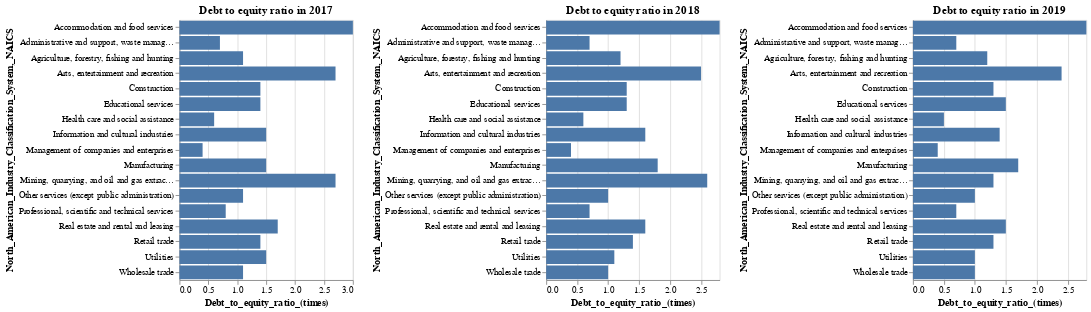

The cell this chart's notebook holds for it:
### Markdown cell above
For the small business, in contrast to medium business, the health care and social assistance rural business has a lower debt to equity ratio, which means it is more solvency for these type of business. Similar to medium business, the management type small business is in good condition from debt to equity ratio, but the information and cultural industry has a higher ratio, which is a negative signal for that type of small business.

### Code cell
alt.hconcat(sr2017, sr2018, sr2019)

### Figure 1 — Vega-Lite specification as saved in the notebook (floating-point values rounded to 4 significant figures)
{"config": {"view": {"continuousWidth": 400, "continuousHeight": 300}}, "hconcat": [{"data": {"name": "data-479769f72f8050ad697a43f1ae856b39"}, "mark": "bar", "encoding": {"x": {"field": "Debt_to_equity_ratio_(times)", "type": "quantitative"}, "y": {"field": "North_American_Industry_Classification_System,_NAICS", "type": "nominal"}}, "height": 300, "title": "Debt to equity ratio in 2017", "width": 200}, {"data": {"name": "data-a70e73a1712ac6de76a3d60f85d27734"}, "mark": "bar", "encoding": {"x": {"field": "Debt_to_equity_ratio_(times)", "type": "quantitative"}, "y": {"field": "North_American_Industry_Classification_System,_NAICS", "type": "nominal"}}, "height": 300, "title": "Debt to equity ratio in 2018", "width": 200}, {"data": {"name": "data-0cb1a0655b500a3032c93b699aea1e7a"}, "mark": "bar", "encoding": {"x": {"field": "Debt_to_equity_ratio_(times)", "type": "quantitative"}, "y": {"field": "North_American_Industry_Classification_System,_NAICS", "type": "nominal"}}, "height": 300, "title": "Debt to equity ratio in 2019", "width": 200}], "$schema": "https://vega.github.io/schema/vega-lite/v4.17.0.json", "datasets": {"data-479769f72f8050ad697a43f1ae856b39": [{"ID": 34.0, "North_American_Industry_Classification_System,_NAICS_-_code": "11", "North_American_Industry_Classification_System,_NAICS": "Agriculture, forestry, fishing and hunting", "Geography_-_code": 0.0, "Geography": "Canada", "Location_indicator_-_code": 1.0, "Location_indicator": "Rural", "Incorporation_status_-_code": 2.0, "Incorporation_status": "Incorporated", "Reference_year": 2017.0, "Debt_to_equity_ratio_(times)": 1.1, "Current_debt_to_equity_(%)": 34.5}, {"ID": 232.0, "North_American_Industry_Classification_System,_NAICS_-_code": "21", "North_American_Industry_Classification_System,_NAICS": "Mining, quarrying, and oil and gas extraction", "Geography_-_code": 0.0, "Geography": "Canada", "Location_indicator_-_code": 1.0, "Location_indicator": "Rural", "Incorporation_status_-_code": 2.0, "Incorporation_status": "Incorporated", "Reference_year": 2017.0, "Debt_to_equity_ratio_(times)": 2.7, "Current_debt_to_equity_(%)": 90.5}, {"ID": 364.0, "North_American_Industry_Classification_System,_NAICS_-_code": "22", "North_American_Industry_Classification_System,_NAICS": "Utilities", "Geography_-_code": 0.0, "Geography": "Canada", "Location_indicator_-_code": 1.0, "Location_indicator": "Rural", "Incorporation_status_-_code": 2.0, "Incorporation_status": "Incorporated", "Reference_year": 2017.0, "Debt_to_equity_ratio_(times)": 1.5, "Current_debt_to_equity_(%)": 36.9}, {"ID": 430.0, "North_American_Industry_Classification_System,_NAICS_-_code": "23", "North_American_Industry_Classification_System,_NAICS": "Construction", "Geography_-_code": 0.0, "Geography": "Canada", "Location_indicator_-_code": 1.0, "Location_indicator": "Rural", "Incorporation_status_-_code": 2.0, "Incorporation_status": "Incorporated", "Reference_year": 2017.0, "Debt_to_equity_ratio_(times)": 1.4, "Current_debt_to_equity_(%)": 69.9}, {"ID": 562.0, "North_American_Industry_Classification_System,_NAICS_-_code": "31-33", "North_American_Industry_Classification_System,_NAICS": "Manufacturing", "Geography_-_code": 0.0, "Geography": "Canada", "Location_indicator_-_code": 1.0, "Location_indicator": "Rural", "Incorporation_status_-_code": 2.0, "Incorporation_status": "Incorporated", "Reference_year": 2017.0, "Debt_to_equity_ratio_(times)": 1.5, "Current_debt_to_equity_(%)": 70.7}, {"ID": 1288.0, "North_American_Industry_Classification_System,_NAICS_-_code": "41", "North_American_Industry_Classification_System,_NAICS": "Wholesale trade", "Geography_-_code": 0.0, "Geography": "Canada", "Location_indicator_-_code": 1.0, "Location_indicator": "Rural", "Incorporation_status_-_code": 2.0, "Incorporation_status": "Incorporated", "Reference_year": 2017.0, "Debt_to_equity_ratio_(times)": 1.1, "Current_debt_to_equity_(%)": 59.5}, {"ID": 1618.0, "North_American_Industry_Classification_System,_NAICS_-_code": "44-45", "North_American_Industry_Classification_System,_NAICS": "Retail trade", "Geography_-_code": 0.0, "Geography": "Canada", "Location_indicator_-_code": 1.0, "Location_indicator": "Rural", "Incorporation_status_-_code": 2.0, "Incorporation_status": "Incorporated", "Reference_year": 2017.0, "Debt_to_equity_ratio_(times)": 1.4, "Current_debt_to_equity_(%)": 71.2}, {"ID": 2443.0, "North_American_Industry_Classification_System,_NAICS_-_code": "51", "North_American_Industry_Classification_System,_NAICS": "Information and cultural industries", "Geography_-_code": 0.0, "Geography": "Canada", "Location_indicator_-_code": 1.0, "Location_indicator": "Rural", "Incorporation_status_-_code": 2.0, "Incorporation_status": "Incorporated", "Reference_year": 2017.0, "Debt_to_equity_ratio_(times)": 1.5, "Current_debt_to_equity_(%)": 73.7}, {"ID": 2674.0, "North_American_Industry_Classification_System,_NAICS_-_code": "53", "North_American_Industry_Classification_System,_NAICS": "Real estate and rental and leasing", "Geography_-_code": 0.0, "Geography": "Canada", "Location_indicator_-_code": 1.0, "Location_indicator": "Rural", "Incorporation_status_-_code": 2.0, "Incorporation_status": "Incorporated", "Reference_year": 2017.0, "Debt_to_equity_ratio_(times)": 1.7, "Current_debt_to_equity_(%)": 50.3}, {"ID": 2806.0, "North_American_Industry_Classification_System,_NAICS_-_code": "54", "North_American_Industry_Classification_System,_NAICS": "Professional, scientific and technical services", "Geography_-_code": 0.0, "Geography": "Canada", "Location_indicator_-_code": 1.0, "Location_indicator": "Rural", "Incorporation_status_-_code": 2.0, "Incorporation_status": "Incorporated", "Reference_year": 2017.0, "Debt_to_equity_ratio_(times)": 0.8, "Current_debt_to_equity_(%)": 36.0}, {"ID": 2872.0, "North_American_Industry_Classification_System,_NAICS_-_code": "55", "North_American_Industry_Classification_System,_NAICS": "Management of companies and enterprises", "Geography_-_code": 0.0, "Geography": "Canada", "Location_indicator_-_code": 1.0, "Location_indicator": "Rural", "Incorporation_status_-_code": 2.0, "Incorporation_status": "Incorporated", "Reference_year": 2017.0, "Debt_to_equity_ratio_(times)": 0.4, "Current_debt_to_equity_(%)": 14.1}, {"ID": 2938.0, "North_American_Industry_Classification_System,_NAICS_-_code": "56", "North_American_Industry_Classification_System,_NAICS": "Administrative and support, waste management and remediation services", "Geography_-_code": 0.0, "Geography": "Canada", "Location_indicator_-_code": 1.0, "Location_indicator": "Rural", "Incorporation_status_-_code": 2.0, "Incorporation_status": "Incorporated", "Reference_year": 2017.0, "Debt_to_equity_ratio_(times)": 0.7, "Current_debt_to_equity_(%)": 33.4}, {"ID": 3037.0, "North_American_Industry_Classification_System,_NAICS_-_code": "61", "North_American_Industry_Classification_System,_NAICS": "Educational services", "Geography_-_code": 0.0, "Geography": "Canada", "Location_indicator_-_code": 1.0, "Location_indicator": "Rural", "Incorporation_status_-_code": 2.0, "Incorporation_status": "Incorporated", "Reference_year": 2017.0, "Debt_to_equity_ratio_(times)": 1.4, "Current_debt_to_equity_(%)": 78.5}, {"ID": 3103.0, "North_American_Industry_Classification_System,_NAICS_-_code": "62", "North_American_Industry_Classification_System,_NAICS": "Health care and social assistance", "Geography_-_code": 0.0, "Geography": "Canada", "Location_indicator_-_code": 1.0, "Location_indicator": "Rural", "Incorporation_status_-_code": 2.0, "Incorporation_status": "Incorporated", "Reference_year": 2017.0, "Debt_to_equity_ratio_(times)": 0.6, "Current_debt_to_equity_(%)": 25.2}, {"ID": 3268.0, "North_American_Industry_Classification_System,_NAICS_-_code": "71", "North_American_Industry_Classification_System,_NAICS": "Arts, entertainment and recreation", "Geography_-_code": 0.0, "Geography": "Canada", "Location_indicator_-_code": 1.0, "Location_indicator": "Rural", "Incorporation_status_-_code": 2.0, "Incorporation_status": "Incorporated", "Reference_year": 2017.0, "Debt_to_equity_ratio_(times)": 2.7, "Current_debt_to_equity_(%)": 93.0}, {"ID": 3400.0, "North_American_Industry_Classification_System,_NAICS_-_code": "72", "North_American_Industry_Classification_System,_NAICS": "Accommodation and food services", "Geography_-_code": 0.0, "Geography": "Canada", "Location_indicator_-_code": 1.0, "Location_indicator": "Rural", "Incorporation_status_-_code": 2.0, "Incorporation_status": "Incorporated", "Reference_year": 2017.0, "Debt_to_equity_ratio_(times)": 3.0, "Current_debt_to_equity_(%)": 105.2}, {"ID": 3499.0, "North_American_Industry_Classification_System,_NAICS_-_code": "81", "North_American_Industry_Classification_System,_NAICS": "Other services (except public administration)", "Geography_-_code": 0.0, "Geography": "Canada", "Location_indicator_-_code": 1.0, "Location_indicator": "Rural", "Incorporation_status_-_code": 2.0, "Incorporation_status": "Incorporated", "Reference_year": 2017.0, "Debt_to_equity_ratio_(times)": 1.1, "Current_debt_to_equity_(%)": 47.7}], "data-a70e73a1712ac6de76a3d60f85d27734": [{"ID": 34.0, "North_American_Industry_Classification_System,_NAICS_-_code": "11", "North_American_Industry_Classification_System,_NAICS": "Agriculture, forestry, fishing and hunting", "Geography_-_code": 0.0, "Geography": "Canada", "Location_indicator_-_code": 1.0, "Location_indicator": "Rural", "Incorporation_status_-_code": 2.0, "Incorporation_status": "Incorporated", "Reference_year": 2018.0, "Debt_to_equity_ratio_(times)": 1.2, "Current_debt_to_equity_(%)": 35.1}, {"ID": 232.0, "North_American_Industry_Classification_System,_NAICS_-_code": "21", "North_American_Industry_Classification_System,_NAICS": "Mining, quarrying, and oil and gas extraction", "Geography_-_code": 0.0, "Geography": "Canada", "Location_indicator_-_code": 1.0, "Location_indicator": "Rural", "Incorporation_status_-_code": 2.0, "Incorporation_status": "Incorporated", "Reference_year": 2018.0, "Debt_to_equity_ratio_(times)": 2.6, "Current_debt_to_equity_(%)": 224.4}, {"ID": 364.0, "North_American_Industry_Classification_System,_NAICS_-_code": "22", "North_American_Industry_Classification_System,_NAICS": "Utilities", "Geography_-_code": 0.0, "Geography": "Canada", "Location_indicator_-_code": 1.0, "Location_indicator": "Rural", "Incorporation_status_-_code": 2.0, "Incorporation_status": "Incorporated", "Reference_year": 2018.0, "Debt_to_equity_ratio_(times)": 1.1, "Current_debt_to_equity_(%)": 27.3}, {"ID": 430.0, "North_American_Industry_Classification_System,_NAICS_-_code": "23", "North_American_Industry_Classification_System,_NAICS": "Construction", "Geography_-_code": 0.0, "Geography": "Canada", "Location_indicator_-_code": 1.0, "Location_indicator": "Rural", "Incorporation_status_-_code": 2.0, "Incorporation_status": "Incorporated", "Reference_year": 2018.0, "Debt_to_equity_ratio_(times)": 1.3, "Current_debt_to_equity_(%)": 68.5}, {"ID": 562.0, "North_American_Industry_Classification_System,_NAICS_-_code": "31-33", "North_American_Industry_Classification_System,_NAICS": "Manufacturing", "Geography_-_code": 0.0, "Geography": "Canada", "Location_indicator_-_code": 1.0, "Location_indicator": "Rural", "Incorporation_status_-_code": 2.0, "Incorporation_status": "Incorporated", "Reference_year": 2018.0, "Debt_to_equity_ratio_(times)": 1.8, "Current_debt_to_equity_(%)": 81.1}, {"ID": 1288.0, "North_American_Industry_Classification_System,_NAICS_-_code": "41", "North_American_Industry_Classification_System,_NAICS": "Wholesale trade", "Geography_-_code": 0.0, "Geography": "Canada", "Location_indicator_-_code": 1.0, "Location_indicator": "Rural", "Incorporation_status_-_code": 2.0, "Incorporation_status": "Incorporated", "Reference_year": 2018.0, "Debt_to_equity_ratio_(times)": 1.0, "Current_debt_to_equity_(%)": 53.9}, {"ID": 1618.0, "North_American_Industry_Classification_System,_NAICS_-_code": "44-45", "North_American_Industry_Classification_System,_NAICS": "Retail trade", "Geography_-_code": 0.0, "Geography": "Canada", "Location_indicator_-_code": 1.0, "Location_indicator": "Rural", "Incorporation_status_-_code": 2.0, "Incorporation_status": "Incorporated", "Reference_year": 2018.0, "Debt_to_equity_ratio_(times)": 1.4, "Current_debt_to_equity_(%)": 68.5}, {"ID": 2443.0, "North_American_Industry_Classification_System,_NAICS_-_code": "51", "North_American_Industry_Classification_System,_NAICS": "Information and cultural industries", "Geography_-_code": 0.0, "Geography": "Canada", "Location_indicator_-_code": 1.0, "Location_indicator": "Rural", "Incorporation_status_-_code": 2.0, "Incorporation_status": "Incorporated", "Reference_year": 2018.0, "Debt_to_equity_ratio_(times)": 1.6, "Current_debt_to_equity_(%)": 78.3}, {"ID": 2674.0, "North_American_Industry_Classification_System,_NAICS_-_code": "53", "North_American_Industry_Classification_System,_NAICS": "Real estate and rental and leasing", "Geography_-_code": 0.0, "Geography": "Canada", "Location_indicator_-_code": 1.0, "Location_indicator": "Rural", "Incorporation_status_-_code": 2.0, "Incorporation_status": "Incorporated", "Reference_year": 2018.0, "Debt_to_equity_ratio_(times)": 1.6, "Current_debt_to_equity_(%)": 47.7}, {"ID": 2806.0, "North_American_Industry_Classification_System,_NAICS_-_code": "54", "North_American_Industry_Classification_System,_NAICS": "Professional, scientific and technical services", "Geography_-_code": 0.0, "Geography": "Canada", "Location_indicator_-_code": 1.0, "Location_indicator": "Rural", "Incorporation_status_-_code": 2.0, "Incorporation_status": "Incorporated", "Reference_year": 2018.0, "Debt_to_equity_ratio_(times)": 0.7, "Current_debt_to_equity_(%)": 34.5}, {"ID": 2872.0, "North_American_Industry_Classification_System,_NAICS_-_code": "55", "North_American_Industry_Classification_System,_NAICS": "Management of companies and enterprises", "Geography_-_code": 0.0, "Geography": "Canada", "Location_indicator_-_code": 1.0, "Location_indicator": "Rural", "Incorporation_status_-_code": 2.0, "Incorporation_status": "Incorporated", "Reference_year": 2018.0, "Debt_to_equity_ratio_(times)": 0.4, "Current_debt_to_equity_(%)": 14.9}, {"ID": 2938.0, "North_American_Industry_Classification_System,_NAICS_-_code": "56", "North_American_Industry_Classification_System,_NAICS": "Administrative and support, waste management and remediation services", "Geography_-_code": 0.0, "Geography": "Canada", "Location_indicator_-_code": 1.0, "Location_indicator": "Rural", "Incorporation_status_-_code": 2.0, "Incorporation_status": "Incorporated", "Reference_year": 2018.0, "Debt_to_equity_ratio_(times)": 0.7, "Current_debt_to_equity_(%)": 32.6}, {"ID": 3037.0, "North_American_Industry_Classification_System,_NAICS_-_code": "61", "North_American_Industry_Classification_System,_NAICS": "Educational services", "Geography_-_code": 0.0, "Geography": "Canada", "Location_indicator_-_code": 1.0, "Location_indicator": "Rural", "Incorporation_status_-_code": 2.0, "Incorporation_status": "Incorporated", "Reference_year": 2018.0, "Debt_to_equity_ratio_(times)": 1.3, "Current_debt_to_equity_(%)": 74.8}, {"ID": 3103.0, "North_American_Industry_Classification_System,_NAICS_-_code": "62", "North_American_Industry_Classification_System,_NAICS": "Health care and social assistance", "Geography_-_code": 0.0, "Geography": "Canada", "Location_indicator_-_code": 1.0, "Location_indicator": "Rural", "Incorporation_status_-_code": 2.0, "Incorporation_status": "Incorporated", "Reference_year": 2018.0, "Debt_to_equity_ratio_(times)": 0.6, "Current_debt_to_equity_(%)": 23.3}, {"ID": 3268.0, "North_American_Industry_Classification_System,_NAICS_-_code": "71", "North_American_Industry_Classification_System,_NAICS": "Arts, entertainment and recreation", "Geography_-_code": 0.0, "Geography": "Canada", "Location_indicator_-_code": 1.0, "Location_indicator": "Rural", "Incorporation_status_-_code": 2.0, "Incorporation_status": "Incorporated", "Reference_year": 2018.0, "Debt_to_equity_ratio_(times)": 2.5, "Current_debt_to_equity_(%)": 90.4}, {"ID": 3400.0, "North_American_Industry_Classification_System,_NAICS_-_code": "72", "North_American_Industry_Classification_System,_NAICS": "Accommodation and food services", "Geography_-_code": 0.0, "Geography": "Canada", "Location_indicator_-_code": 1.0, "Location_indicator": "Rural", "Incorporation_status_-_code": 2.0, "Incorporation_status": "Incorporated", "Reference_year": 2018.0, "Debt_to_equity_ratio_(times)": 2.8, "Current_debt_to_equity_(%)": 99.8}, {"ID": 3499.0, "North_American_Industry_Classification_System,_NAICS_-_code": "81", "North_American_Industry_Classification_System,_NAICS": "Other services (except public administration)", "Geography_-_code": 0.0, "Geography": "Canada", "Location_indicator_-_code": 1.0, "Location_indicator": "Rural", "Incorporation_status_-_code": 2.0, "Incorporation_status": "Incorporated", "Reference_year": 2018.0, "Debt_to_equity_ratio_(times)": 1.0, "Current_debt_to_equity_(%)": 46.1}], "data-0cb1a0655b500a3032c93b699aea1e7a": [{"ID": 34.0, "North_American_Industry_Classification_System,_NAICS_-_code": "11", "North_American_Industry_Classification_System,_NAICS": "Agriculture, forestry, fishing and hunting", "Geography_-_code": 0.0, "Geography": "Canada", "Location_indicator_-_code": 1.0, "Location_indicator": "Rural", "Incorporation_status_-_code": 2.0, "Incorporation_status": "Incorporated", "Reference_year": 2019.0, "Debt_to_equity_ratio_(times)": 1.2, "Current_debt_to_equity_(%)": 37.1}, {"ID": 232.0, "North_American_Industry_Classification_System,_NAICS_-_code": "21", "North_American_Industry_Classification_System,_NAICS": "Mining, quarrying, and oil and gas extraction", "Geography_-_code": 0.0, "Geography": "Canada", "Location_indicator_-_code": 1.0, "Location_indicator": "Rural", "Incorporation_status_-_code": 2.0, "Incorporation_status": "Incorporated", "Reference_year": 2019.0, "Debt_to_equity_ratio_(times)": 1.3, "Current_debt_to_equity_(%)": 59.7}, {"ID": 364.0, "North_American_Industry_Classification_System,_NAICS_-_code": "22", "North_American_Industry_Classification_System,_NAICS": "Utilities", "Geography_-_code": 0.0, "Geography": "Canada", "Location_indicator_-_code": 1.0, "Location_indicator": "Rural", "Incorporation_status_-_code": 2.0, "Incorporation_status": "Incorporated", "Reference_year": 2019.0, "Debt_to_equity_ratio_(times)": 1.0, "Current_debt_to_equity_(%)": 21.0}, {"ID": 430.0, "North_American_Industry_Classification_System,_NAICS_-_code": "23", "North_American_Industry_Classification_System,_NAICS": "Construction", "Geography_-_code": 0.0, "Geography": "Canada", "Location_indicator_-_code": 1.0, "Location_indicator": "Rural", "Incorporation_status_-_code": 2.0, "Incorporation_status": "Incorporated", "Reference_year": 2019.0, "Debt_to_equity_ratio_(times)": 1.3, "Current_debt_to_equity_(%)": 67.5}, {"ID": 562.0, "North_American_Industry_Classification_System,_NAICS_-_code": "31-33", "North_American_Industry_Classification_System,_NAICS": "Manufacturing", "Geography_-_code": 0.0, "Geography": "Canada", "Location_indicator_-_code": 1.0, "Location_indicator": "Rural", "Incorporation_status_-_code": 2.0, "Incorporation_status": "Incorporated", "Reference_year": 2019.0, "Debt_to_equity_ratio_(times)": 1.7, "Current_debt_to_equity_(%)": 73.8}, {"ID": 1288.0, "North_American_Industry_Classification_System,_NAICS_-_code": "41", "North_American_Industry_Classification_System,_NAICS": "Wholesale trade", "Geography_-_code": 0.0, "Geography": "Canada", "Location_indicator_-_code": 1.0, "Location_indicator": "Rural", "Incorporation_status_-_code": 2.0, "Incorporation_status": "Incorporated", "Reference_year": 2019.0, "Debt_to_equity_ratio_(times)": 1.0, "Current_debt_to_equity_(%)": 54.8}, {"ID": 1618.0, "North_American_Industry_Classification_System,_NAICS_-_code": "44-45", "North_American_Industry_Classification_System,_NAICS": "Retail trade", "Geography_-_code": 0.0, "Geography": "Canada", "Location_indicator_-_code": 1.0, "Location_indicator": "Rural", "Incorporation_status_-_code": 2.0, "Incorporation_status": "Incorporated", "Reference_year": 2019.0, "Debt_to_equity_ratio_(times)": 1.3, "Current_debt_to_equity_(%)": 65.6}, {"ID": 2443.0, "North_American_Industry_Classification_System,_NAICS_-_code": "51", "North_American_Industry_Classification_System,_NAICS": "Information and cultural industries", "Geography_-_code": 0.0, "Geography": "Canada", "Location_indicator_-_code": 1.0, "Location_indicator": "Rural", "Incorporation_status_-_code": 2.0, "Incorporation_status": "Incorporated", "Reference_year": 2019.0, "Debt_to_equity_ratio_(times)": 1.4, "Current_debt_to_equity_(%)": 65.4}, {"ID": 2674.0, "North_American_Industry_Classification_System,_NAICS_-_code": "53", "North_American_Industry_Classification_System,_NAICS": "Real estate and rental and leasing", "Geography_-_code": 0.0, "Geography": "Canada", "Location_indicator_-_code": 1.0, "Location_indicator": "Rural", "Incorporation_status_-_code": 2.0, "Incorporation_status": "Incorporated", "Reference_year": 2019.0, "Debt_to_equity_ratio_(times)": 1.5, "Current_debt_to_equity_(%)": 46.1}, {"ID": 2806.0, "North_American_Industry_Classification_System,_NAICS_-_code": "54", "North_American_Industry_Classification_System,_NAICS": "Professional, scientific and technical services", "Geography_-_code": 0.0, "Geography": "Canada", "Location_indicator_-_code": 1.0, "Location_indicator": "Rural", "Incorporation_status_-_code": 2.0, "Incorporation_status": "Incorporated", "Reference_year": 2019.0, "Debt_to_equity_ratio_(times)": 0.7, "Current_debt_to_equity_(%)": 32.3}, {"ID": 2872.0, "North_American_Industry_Classification_System,_NAICS_-_code": "55", "North_American_Industry_Classification_System,_NAICS": "Management of companies and enterprises", "Geography_-_code": 0.0, "Geography": "Canada", "Location_indicator_-_code": 1.0, "Location_indicator": "Rural", "Incorporation_status_-_code": 2.0, "Incorporation_status": "Incorporated", "Reference_year": 2019.0, "Debt_to_equity_ratio_(times)": 0.4, "Current_debt_to_equity_(%)": 16.7}, {"ID": 2938.0, "North_American_Industry_Classification_System,_NAICS_-_code": "56", "North_American_Industry_Classification_System,_NAICS": "Administrative and support, waste management and remediation services", "Geography_-_code": 0.0, "Geography": "Canada", "Location_indicator_-_code": 1.0, "Location_indicator": "Rural", "Incorporation_status_-_code": 2.0, "Incorporation_status": "Incorporated", "Reference_year": 2019.0, "Debt_to_equity_ratio_(times)": 0.7, "Current_debt_to_equity_(%)": 32.4}, {"ID": 3037.0, "North_American_Industry_Classification_System,_NAICS_-_code": "61", "North_American_Industry_Classification_System,_NAICS": "Educational services", "Geography_-_code": 0.0, "Geography": "Canada", "Location_indicator_-_code": 1.0, "Location_indicator": "Rural", "Incorporation_status_-_code": 2.0, "Incorporation_status": "Incorporated", "Reference_year": 2019.0, "Debt_to_equity_ratio_(times)": 1.5, "Current_debt_to_equity_(%)": 82.4}, {"ID": 3103.0, "North_American_Industry_Classification_System,_NAICS_-_code": "62", "North_American_Industry_Classification_System,_NAICS": "Health care and social assistance", "Geography_-_code": 0.0, "Geography": "Canada", "Location_indicator_-_code": 1.0, "Location_indicator": "Rural", "Incorporation_status_-_code": 2.0, "Incorporation_status": "Incorporated", "Reference_year": 2019.0, "Debt_to_equity_ratio_(times)": 0.5, "Current_debt_to_equity_(%)": 22.8}, {"ID": 3268.0, "North_American_Industry_Classification_System,_NAICS_-_code": "71", "North_American_Industry_Classification_System,_NAICS": "Arts, entertainment and recreation", "Geography_-_code": 0.0, "Geography": "Canada", "Location_indicator_-_code": 1.0, "Location_indicator": "Rural", "Incorporation_status_-_code": 2.0, "Incorporation_status": "Incorporated", "Reference_year": 2019.0, "Debt_to_equity_ratio_(times)": 2.4, "Current_debt_to_equity_(%)": 86.9}, {"ID": 3400.0, "North_American_Industry_Classification_System,_NAICS_-_code": "72", "North_American_Industry_Classification_System,_NAICS": "Accommodation and food services", "Geography_-_code": 0.0, "Geography": "Canada", "Location_indicator_-_code": 1.0, "Location_indicator": "Rural", "Incorporation_status_-_code": 2.0, "Incorporation_status": "Incorporated", "Reference_year": 2019.0, "Debt_to_equity_ratio_(times)": 2.8, "Current_debt_to_equity_(%)": 97.2}, {"ID": 3499.0, "North_American_Industry_Classification_System,_NAICS_-_code": "81", "North_American_Industry_Classification_System,_NAICS": "Other services (except public administration)", "Geography_-_code": 0.0, "Geography": "Canada", "Location_indicator_-_code": 1.0, "Location_indicator": "Rural", "Incorporation_status_-_code": 2.0, "Incorporation_status": "Incorporated", "Reference_year": 2019.0, "Debt_to_equity_ratio_(times)": 1.0, "Current_debt_to_equity_(%)": 46.4}]}}
